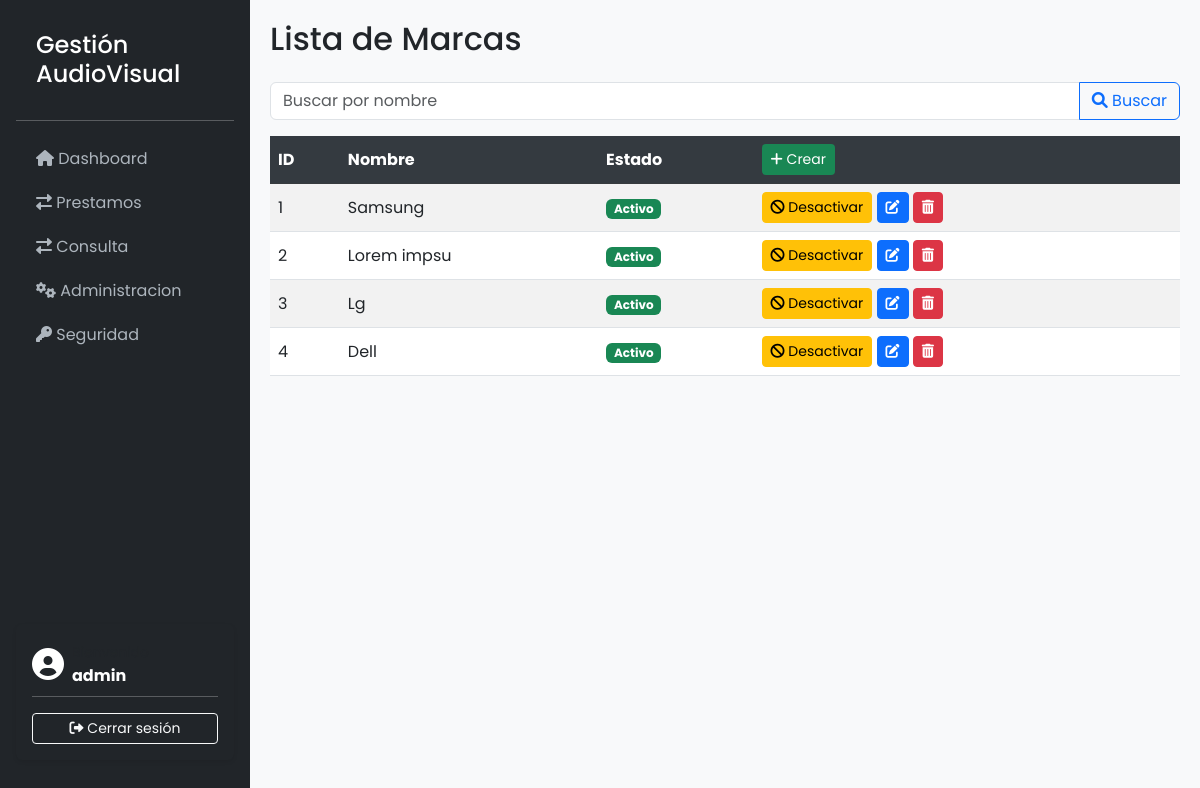
The page /marcas/ (signed in) on the database its author committed.
### GestionAudiovisualApp/models.py (models this page shows, shortened)
class Marca(models.Model):
    descripcion  = models.CharField(max_length=100)
    estado       = models.BooleanField(default=True)

### GestionAudiovisualApp/views.py (the view)
# urls.py: path('marcas/', MarcaListView.as_view(), name='marca-list'),
@method_decorator(user_passes_test(is_admin), name='dispatch')
class MarcaListView(ListView):
    model = Marca
    template_name = 'marcas/marca_list.html'
    context_object_name = 'marcas'
    def get_queryset(self):
        queryset = Marca.objects.all()
        query = self.request.GET.get('q')
        if query:
            queryset = queryset.filter(
                Q(descripcion__icontains=query)
            )
        return queryset

### GestionAudiovisualApp/views.py (called while the page is built)
def is_admin(user):
    return user.is_staff

### GestionAudiovisualApp/templates/marcas/marca_list.html (shortened to what this page needs)
{% extends 'base.html' %}
{% block content %}
    <h2 class="mb-4">Lista de Marcas</h2>
        <form method="GET" class="mb-3">
            <div class="input-group">
                <input type="text" name="q" class="form-control" placeholder="Buscar por nombre" value="{{ request.GET.q }}">
                <button class="btn btn-outline-primary" type="submit">
                    <i class="fas fa-search"></i> Buscar
                </button>
            </div>
        </form>
    <table class="table table-striped table-hover">
        <thead class="table-dark">
            <tr>
                <th>ID</th>
                <th>Nombre</th>
                <th>Estado</th>
                <th>
                    <a href="{% url 'marca-create' %}" class="btn btn-sm btn-create">
                        <i class="fas fa-plus"></i> Crear
                    </a>
                </th>
            </tr>
        </thead>
        <tbody>
            {% for marca in object_list %}
                <tr>
                    <td>{{ marca.pk }}</td>
                    <td>{{ marca.descripcion }}</td>
                    <td>
                        {% if marca.estado %}
                            <span class="badge bg-success">Activo</span>
                        {% else %}
                            <span class="badge bg-danger">Inactivo</span>
                        {% endif %}
                    </td>
                    <td>
                        <form method="post" action="{% url 'marca-toggle-estado' marca.pk %}" style="display:inline;">
                            {% if marca.estado %}
                                <button type="submit" class="btn btn-warning btn-sm">
                                    <i class="fas fa-ban"></i> Desactivar
                                </button>
                            {% else %}
                                <button type="submit" class="btn btn-success btn-sm">
                                    <i class="fas fa-check"></i> Activar
                                </button>
                            {% endif %}
                        </form>
                        <a href="{% url 'marca-update' marca.pk %}" class="btn btn-sm btn-primary"><i class="fas fa-edit"></i></a>
                        <a href="{% url 'marca-delete' marca.pk %}" class="btn btn-sm btn-danger"><i class="fas fa-trash-alt"></i></a>
                    </td>
                </tr>
            {% empty %}
                <tr>
                    <td colspan="5" class="text-center">No hay marcas disponibles.</td>
                </tr>
            {% endfor %}
        </tbody>
    </table>
{% endblock %}

### GestionAudiovisualApp/templates/base.html (shortened to what this page needs)
<!DOCTYPE html>
<html lang="es">
<head>
    <link href="https://cdn.jsdelivr.net/npm/bootstrap@5.3.0-alpha1/dist/css/bootstrap.min.css" rel="stylesheet">
    <link href="https://cdnjs.cloudflare.com/ajax/libs/font-awesome/6.0.0-beta3/css/all.min.css" rel="stylesheet">
</head>
<body>
    <nav id="sidebar" class="d-flex flex-column flex-shrink-0 p-3 bg-dark">
        <h4>Gestión AudioVisual</h4>
        <hr>
        <ul class="nav nav-pills flex-column mb-auto">
            <li class="nav-item">
                <a href="{% url 'inicio' %}" class="nav-link {% if request.resolver_match.url_name == 'inicio' %}active{% endif %}">
                  <i class="fas fa-home"></i> Dashboard
                </a>
              </li>
        <li class="nav-item">
            <a href="{% url 'prestamo-list' %}" class="nav-link {% if request.resolver_match.url_name == 'prestamo-list' %}active{% endif %}">
                <i class="fas fa-exchange-alt"></i> Prestamos
            </a>
        </li>
        <li class="nav-item">
            <a href="{% url 'consulta-criterios' %}" class="nav-link {% if request.resolver_match.url_name == 'consulta-criterios' %}active{% endif %}">
                <i class="fas fa-exchange-alt"></i> Consulta
            </a>
        </li>
        {% if user.is_authenticated and user.is_staff %}
        <li class="nav-item">
            <a href="#" class="nav-link" data-bs-toggle="collapse" data-bs-target="#submenu-administracion" aria-expanded="false" aria-controls="submenu-administracion">
                <i class="fas fa-cogs"></i> Administracion
            </a>
        </li>
        <li class="nav-item">
            <a href="#" class="nav-link" data-bs-toggle="collapse" data-bs-target="#submenu-Seguridad" aria-expanded="false" aria-controls="submenu-seguridad">
                <i class="fas fa-key"></i> Seguridad
            </a>
        </li>
        {% endif %}
    </ul>
        {% if user.is_authenticated%}
        <div class="card bg-dark text-white border-0 mb-4 p-3 shadow-sm">
            <div class="d-flex align-items-center">
                <i class="fas fa-user-circle fa-2x me-2"></i>
                <div>
                    <small class="text-muted">Bienvenido</small><br>
                    <strong>{{ request.user.username }}</strong>
                </div>
            </div>
            <hr class="bg-secondary my-2">
            <a href="{% url 'logout' %}" class="btn btn-sm btn-outline-light mt-2 w-100">
                <i class="fas fa-sign-out-alt"></i> Cerrar sesión
            </a>
        </div>
        {%endif%}
    </nav>
    <div id="content">
        {% block content %}{% endblock %}
    </div>
</body>
</html>

### GestionAudiovisualApp/templates/base.html (style rules this page uses)
body { display: flex; min-height: 100vh; font-family: 'Poppins', sans-serif; background-color: #f8f9fa; }
#sidebar { min-width: 250px; max-width: 250px; background-color: #1c1e21; color: #fff; }
#sidebar .nav-link { color: #adb5bd; padding: 10px 20px; }
#sidebar h4 { padding: 15px 20px; margin: 0; font-weight: 500; color: #fff; }
#content { flex: 1; padding: 20px; }
.btn-create { background-color: #198754; color: white; }
.table th { background-color: #343a40; color: white; }
.table td, .table th { vertical-align: middle; }

### rows shown on the page
Marca: pk "1", descripcion "Samsung", estado "Activo"
Marca: pk "2", descripcion "Lorem impsu", estado "Activo"
Marca: pk "3", descripcion "Lg", estado "Activo"
Marca: pk "4", descripcion "Dell", estado "Activo"

### other values the page prints
{{ request.user.username }} "admin"
